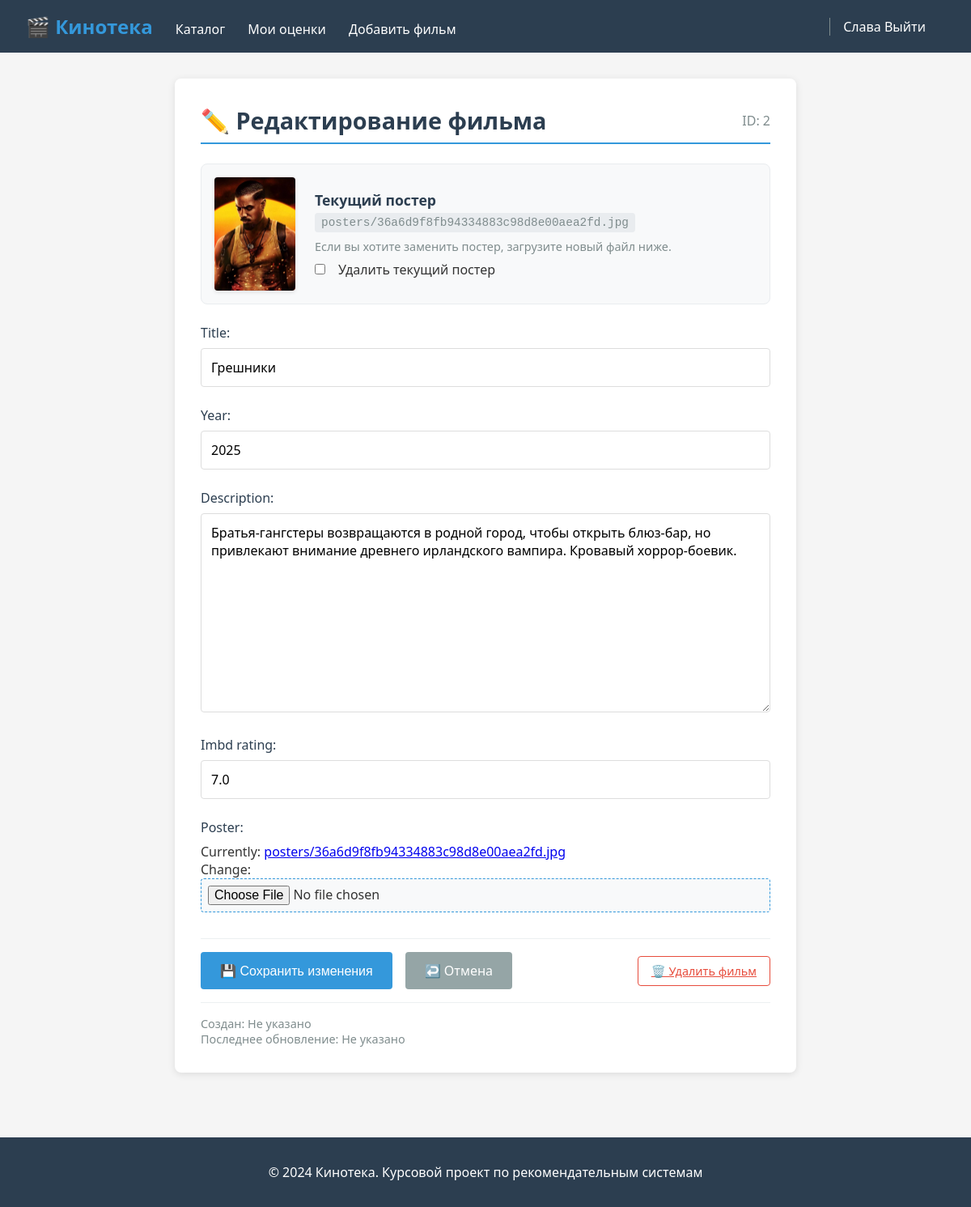
Page /movie/2/edit/ (signed in) on the committed database.
### films_app/models.py (models this page shows, shortened)
class Users(models.Model):
    username = models.CharField(max_length=40, unique=True)
    password = models.CharField(max_length=16)
    email = models.EmailField(unique=True)
    birth_date = models.DateField(null=True, blank=True)
    created_at = models.DateTimeField(auto_now_add=True)

class Movies(models.Model):
    title = models.CharField(max_length=100)
    year = models.IntegerField(validators=[MinValueValidator(1880)])
    description = models.TextField(blank=True)
    imbd_rating = models.DecimalField(max_digits=3, decimal_places=1, validators=[MinValueValidator(0), MaxValueValidator(10)])
    poster = models.ImageField(upload_to='posters/')

### films_app/views.py (the view)
# urls.py: path('movie/<int:movie_id>/edit/', views.edit_film, name='edit_film'),
def edit_film(request, movie_id):
    user_id = request.session.get('user_id')
    if not user_id:
        messages.error(request, "Необходимо войти в систему")
        return redirect('auth')
    movie = get_object_or_404(Movies, id=movie_id)
    try:
        current_user = Users.objects.get(id=user_id)
    except Users.DoesNotExist:
        request.session.flush()
        messages.error(request, "Пользователь не найден")
        return redirect('auth')
    if request.method == 'POST':
        form = MovieForm(request.POST, request.FILES, instance=movie)
        if request.POST.get('clear_poster') and movie.poster:
            movie.poster.delete()
            movie.poster = None
        if form.is_valid():
            form.save()
            messages.success(request, f'Фильм "{movie.title}" успешно обновлен!')
            return redirect('movie_detail', movie_id=movie.id)
        else:
            messages.error(request, 'Пожалуйста, исправьте ошибки в форме')
    else:
        form = MovieForm(instance=movie)
    context = {
        'form': form,
        'movie': movie,
        'user': current_user,
    }
    return render(request, 'edit_film.html', context)

### films_app/forms.py
class MovieForm(forms.ModelForm):
    class Meta:
        model = Movies
        fields = ('title', 'year', 'description', 'imbd_rating', 'poster')

### films_app/templates/edit_film.html (shortened to what this page needs)
<!DOCTYPE html>
<html lang="ru">
<head>
</head>
<body>
    <nav class="navbar">
        <div>
            <a href="{% url 'catalog' %}" class="logo">🎬 Кинотека</a>
            <a href="{% url 'catalog' %}">Каталог</a>
            <a href="{% url 'my_ratings' %}">Мои оценки</a>
            <a href="{% url 'add_films' %}">Добавить фильм</a>
        </div>
        <div>
            <span class="user-info">{{ user.username }}</span>
            <a href="{% url 'logout' %}">Выйти</a>
        </div>
    </nav>
    <div class="container">
        <div class="form-card">
            <h1 class="section-title">
                ✏️ Редактирование фильма
                <span>ID: {{ movie.id }}</span>
            </h1>
            {% if movie.poster %}
            <div class="current-poster">
                {% if movie.poster %}
                    <img src="{{ movie.poster.url }}" alt="{{ movie.title }}" class="poster-preview">
                {% else %}
                    <div class="poster-preview" style="display: flex; align-items: center; justify-content: center; color: #999;">Нет постера</div>
                {% endif %}
                <div class="poster-info">
                    <h3>Текущий постер</h3>
                    <p><span class="poster-filename">{{ movie.poster.name }}</span></p>
                    <p>Если вы хотите заменить постер, загрузите новый файл ниже.</p>
                    <div class="checkbox-group">
                        <input type="checkbox" name="clear_poster" id="clear_poster" form="edit-form">
                        <label for="clear_poster">Удалить текущий постер</label>
                    </div>
                </div>
            </div>
            {% endif %}
            <form method="post" enctype="multipart/form-data" id="edit-form">
                {% for field in form %}
                    <div class="form-group">
                        {{ field.label_tag }}
                        {{ field }}
                    </div>
                {% endfor %}
                <div class="form-actions">
                    <div class="action-buttons">
                        <button type="submit" class="btn">💾 Сохранить изменения</button>
                        <a href="{% url 'movie_detail' movie.id %}" class="btn btn-secondary">↩️ Отмена</a>
                    </div>
                    <div class="delete-section">
                        <a href="{% url 'delete_film' movie.id %}" class="delete-btn" onclick="return confirm('Вы уверены, что хотите удалить фильм? Это действие нельзя отменить.')">🗑️ Удалить фильм</a>
                    </div>
                </div>
            </form>
            <div style="margin-top: 1rem; padding-top: 1rem; border-top: 1px solid #ecf0f1; font-size: 0.9rem; color: #7f8c8d;">
                <p>Создан: {{ movie.created_at|date:"d.m.Y H:i"|default:"Не указано" }}</p>
                <p>Последнее обновление: {{ movie.updated_at|date:"d.m.Y H:i"|default:"Не указано" }}</p>
            </div>
        </div>
    </div>
    <footer>
        <p>&copy; 2024 Кинотека. Курсовой проект по рекомендательным системам</p>
    </footer>
</body>
</html>

### films_app/templates/edit_film.html (style rules this page uses)
* { margin: 0; padding: 0; box-sizing: border-box; }
body { font-family: 'Segoe UI', Tahoma, Geneva, Verdana, sans-serif; background-color: #f5f5f5; color: #333; min-height: 100vh; display: flex; flex-direction: column; }
.navbar { background-color: #2c3e50; padding: 1rem 2rem; display: flex; justify-content: space-between; align-items: center; color: white; }
.navbar a { color: white; text-decoration: none; margin-right: 1.5rem; }
.navbar .logo { font-size: 1.5rem; font-weight: bold; color: #3498db; }
.navbar .user-info { margin-left: 1rem; padding-left: 1rem; border-left: 1px solid #7f8c8d; }
.container { max-width: 800px; margin: 2rem auto; padding: 0 1rem; flex: 1; width: 100%; }
.form-card { background: white; border-radius: 8px; box-shadow: 0 2px 10px rgba(0,0,0,0.1); padding: 2rem; }
.section-title { font-size: 1.8rem; margin-bottom: 1.5rem; color: #2c3e50; border-bottom: 2px solid #3498db; padding-bottom: 0.5rem; display: flex; align-items: center; gap: 0.5rem; }
.section-title span { font-size: 1rem; color: #7f8c8d; font-weight: normal; margin-left: auto; }
.current-poster { display: flex; align-items: center; gap: 1.5rem; background-color: #f8f9fa; border-radius: 8px; padding: 1rem; margin-bottom: 1.5rem; border: 1px solid #e9ecef; }
.poster-preview { width: 100px; height: 140px; object-fit: cover; border-radius: 4px; background-color: #ddd; box-shadow: 0 2px 5px rgba(0,0,0,0.1); }
.poster-info { flex: 1; }
.poster-info h3 { font-size: 1.1rem; margin-bottom: 0.25rem; color: #2c3e50; }
.poster-info p { color: #7f8c8d; font-size: 0.9rem; margin-bottom: 0.5rem; }
.poster-info .poster-filename { font-family: monospace; background-color: #e9ecef; padding: 0.25rem 0.5rem; border-radius: 4px; display: inline-block; }
.checkbox-group { display: flex; align-items: center; gap: 0.5rem; margin-top: 0.5rem; }
.checkbox-group input[type="checkbox"] { width: auto; margin-right: 0.5rem; }
.form-group { margin-bottom: 1.5rem; }
.form-group label { display: block; margin-bottom: 0.5rem; color: #2c3e50; font-weight: 500; font-size: 1rem; }
.form-group input[type="text"], .form-group input[type="number"], .form-group input[type="date"], .form-group input[type="file"], .form-group select, .form-group textarea { width: 100%; padding: 0.75rem; border: 1px solid #ddd; border-radius: 4px; font-size: 1rem; font-family: inherit; transition: border-color 0.3s, box-shadow 0.3s; }
.form-group textarea { min-height: 120px; resize: vertical; }
.form-group input[type="file"] { padding: 0.5rem; background-color: #f8f9fa; border: 1px dashed #3498db; cursor: pointer; }
.btn { display: inline-block; padding: 0.75rem 1.5rem; background-color: #3498db; color: white; border: none; border-radius: 4px; cursor: pointer; text-decoration: none; font-size: 1rem; font-weight: 500; transition: background-color 0.3s; }
.btn-secondary { background-color: #95a5a6; }
.form-actions { display: flex; justify-content: space-between; align-items: center; margin-top: 2rem; padding-top: 1rem; border-top: 1px solid #ecf0f1; flex-wrap: wrap; gap: 1rem; }
.action-buttons { display: flex; gap: 1rem; }
.delete-section { text-align: right; }
.delete-btn { color: #e74c3c; background: none; border: 1px solid #e74c3c; padding: 0.5rem 1rem; border-radius: 4px; cursor: pointer; font-size: 0.9rem; transition: all 0.3s; }
footer { background-color: #2c3e50; color: white; text-align: center; padding: 2rem; margin-top: 3rem; }

### rows in the picture
Users: username "Слава"
Movies: id "2", poster (picture), poster.name "posters/36a6d9f8fb94334883c98d8e00aea2fd.jpg", form "Грешники" "2025" "Братья-гангстеры возвращаются в родной город, чтобы открыть блюз-бар, но привлекают внимание древнего ирландского вампира. Кровавый хоррор-боевик." "7.0"

### other values in the picture
{{ field.label_tag }} "Title:" "Year:" "Description:" "Imbd rating:" "Poster:"
{{ movie.created_at|date:"d.m.Y H:i"|default:"Не указано" }} "Не указано"
{{ movie.updated_at|date:"d.m.Y H:i"|default:"Не указано" }} "Не указано"
